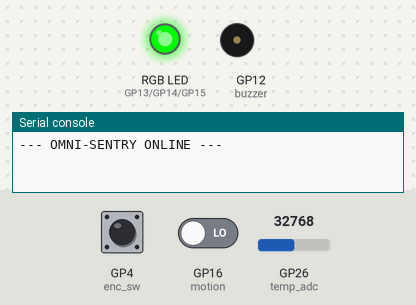
Bench run of a program on a simulated Raspberry Pi Pico running MicroPython. Parts: an RGB LED mixed from three pins (HIGH = lit), buzzer (waves = sounding), the last lines printed to the serial console. Dashed ring = blinking. The test bench sets the inputs (shaded band); at power-on: GP4 (enc_sw) HIGH, GP16 (motion) LOW, GP26 (temp_adc) = 32768 (analog values on the 0–65535 scale). Dim RGB values are drawn brighter than linear.

Above: at 0.8 s.
1.5 s: GP4 (enc_sw) pulled LOW for 0.15 s
At 2.11 s:
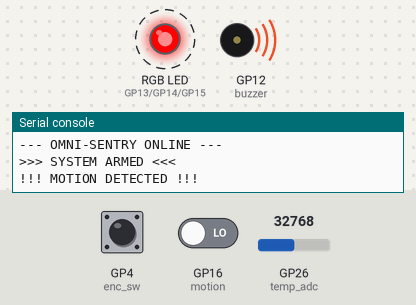
4.5 s: GP4 (enc_sw) pulled LOW for 1 s
At 5.52 s:
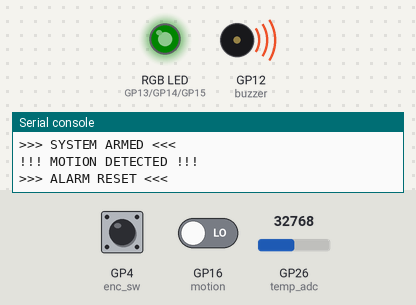
7.5 s: GP4 (enc_sw) pulled LOW for 0.15 s
At 7.56 s:
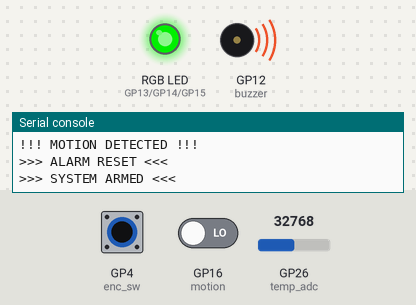
10.5 s: GP4 (enc_sw) pulsed LOW 5 times (0.12 s each, 0.3 s apart)
At 11.05 s:
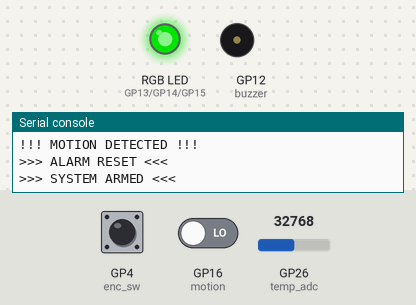
Timing chart, 0 to 14.5 s (numbered marks = the images above; inputs shaded):
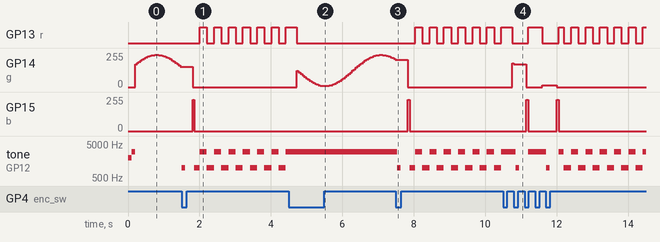

Measured:
- after the input at 1.5 s, GP13 (r): alternates HIGH for 0.20 s and LOW for 0.20 s, starting after 0.51 s; GP15 (b): 0/255 → 233/255 after 0.31 s, → 0/255 0.05 s later
- after the input at 4.5 s, tone on GP12 (buzzer): stops changing and stays 3000 Hz
- after the input at 7.5 s, GP13 (r): alternates HIGH for 0.20 s and LOW for 0.20 s, starting after 0.54 s; GP15 (b): 0/255 → 233/255 after 0.34 s, → 0/255 0.05 s later
- after the input at 10.5 s, GP14 (g): 0/255 → 169/255 after 0.25 s, → 0/255 0.40 s later, → 12/255 0.45 s later, → 0/255 0.40 s later; GP15 (b): alternates 233/255 for 0.05 s and 0/255 for 0.80 s, 4 changes in all, then stays 0/255, starting after 0.65 s

The program:

main.py
```python
# -----------------------------------------------------------------------------
# Capstone Project: The Omni-Sentry
# -----------------------------------------------------------------------------
# A multi-threaded security and environment monitoring system.
#
# WIRING MAP:
# [UI INPUT]  Rotary Encoder
# - CLK -> GP2
# - DT  -> GP3
# - SW  -> GP4
# - +   -> 3.3V
# - G   -> GND
#
# [UI OUTPUT] RGB LED (Common Cathode)
# - R   -> GP13
# - G   -> GP14
# - B   -> GP15
# - -   -> GND
#
# [AUDIO] Buzzer
# - S   -> GP12
# - -   -> GND
#
# [SENSORS]
# - Motion (IR/Vibration) -> GP16 (Digital)
# - Thermistor            -> GP26 (Analog 0)
# - Photoresistor         -> GP27 (Analog 1)
# -----------------------------------------------------------------------------

import machine
import time
import math

# --- HARDWARE CONFIGURATION ---
class HardwareConfig:
    # 1. UI Elements
    PIN_ENC_CLK = 2
    PIN_ENC_DT  = 3
    PIN_ENC_SW  = 4

    PIN_RGB_R   = 13
    PIN_RGB_G   = 14
    PIN_RGB_B   = 15

    PIN_BUZZER  = 12

    # 2. Sensors
    PIN_MOTION  = 16 # Active Low (0 = Trigger) usually
    PIN_TEMP    = 26
    PIN_LIGHT   = 27

    # 3. Tuning
    TEMP_BETA   = 3950
    LIGHT_THRESHOLD = 30000 # Below this is "Dark"

# --- SUBSYSTEM: I/O MANAGER ---
class IOManager:
    def __init__(self):
        # RGB LED
        self.r = machine.PWM(machine.Pin(HardwareConfig.PIN_RGB_R))
        self.g = machine.PWM(machine.Pin(HardwareConfig.PIN_RGB_G))
        self.b = machine.PWM(machine.Pin(HardwareConfig.PIN_RGB_B))
        self.r.freq(1000); self.g.freq(1000); self.b.freq(1000)

        # Buzzer
        self.buzzer = machine.PWM(machine.Pin(HardwareConfig.PIN_BUZZER))
        self.buzzer.duty_u16(0) # Silence

    def set_color(self, r_val, g_val, b_val):
        self.r.duty_u16(r_val)
        self.g.duty_u16(g_val)
        self.b.duty_u16(b_val)

    def beep(self, freq, duration):
        if freq > 0:
            self.buzzer.freq(freq)
            self.buzzer.duty_u16(32768)
        time.sleep(duration)
        self.buzzer.duty_u16(0)

# --- SUBSYSTEM: SENSOR ARRAY ---
class SensorArray:
    def __init__(self):
        self.motion = machine.Pin(HardwareConfig.PIN_MOTION, machine.Pin.IN)
        self.temp_adc = machine.ADC(HardwareConfig.PIN_TEMP)
        self.light_adc = machine.ADC(HardwareConfig.PIN_LIGHT)

    def check_motion(self):
        # Returns True if motion detected (Active Low assumed for KY-032/002)
        return self.motion.value() == 0

    def get_temp_c(self):
        raw = self.temp_adc.read_u16()
        if raw == 0 or raw == 65535: return 0

        # Steinhart-Hart Equation
        voltage = (raw / 65535) * 3.3
        try:
            r_therm = (10000 * voltage) / (3.3 - voltage)
            inv_t = (1/298.15) + (1/HardwareConfig.TEMP_BETA) * math.log(r_therm/10000)
            return (1/inv_t) - 273.15
        except:
            return 0

    def get_light_level(self):
        return self.light_adc.read_u16()

# --- MAIN CONTROLLER (STATE MACHINE) ---
class SystemController:
    STATE_IDLE  = 0
    STATE_ARMED = 1
    STATE_ALARM = 2

    def __init__(self):
        self.io = IOManager()
        self.sensors = SensorArray()
        self.state = self.STATE_IDLE

        # Rotary Encoder Logic needs Interrupts (Simplified here for readability)
        self.enc_sa = machine.Pin(HardwareConfig.PIN_ENC_CLK, machine.Pin.IN)
        self.enc_sb = machine.Pin(HardwareConfig.PIN_ENC_DT, machine.Pin.IN)
        self.enc_sw = machine.Pin(HardwareConfig.PIN_ENC_SW, machine.Pin.IN, machine.Pin.PULL_UP)
        self.btn_prev = 1

        print("--- OMNI-SENTRY ONLINE ---")
        self.io.beep(2000, 0.1) # Startup Chime
        self.io.beep(3000, 0.1)

    def update(self):
        # 1. Check User Input (Mode Switch)
        btn_now = self.enc_sw.value()
        if btn_now == 0 and self.btn_prev == 1:
            # Button Pressed -> Cycle State
            self.cycle_state()
            time.sleep(0.2) # Debounce
        self.btn_prev = btn_now

        # 2. Run State Logic
        if self.state == self.STATE_IDLE:
            self.run_idle()
        elif self.state == self.STATE_ARMED:
            self.run_sentry()
        elif self.state == self.STATE_ALARM:
            self.run_alarm()

        time.sleep(0.05) # Loop pacing

    def cycle_state(self):
        if self.state == self.STATE_ALARM:
            print(">>> ALARM RESET <<<")
            self.state = self.STATE_IDLE
        elif self.state == self.STATE_IDLE:
            print(">>> SYSTEM ARMED <<<")
            self.io.beep(1000, 0.1)
            self.state = self.STATE_ARMED
        elif self.state == self.STATE_ARMED:
            print(">>> SYSTEM STANDBY <<<")
            self.state = self.STATE_IDLE

    # --- STATE HANDLERS ---
    def run_idle(self):
        # Green Pulse (Breathing Effect)
        # Using a simple math.sin wave based on time
        now = time.ticks_ms() / 1000
        brightness = int(32000 + 30000 * math.sin(now * 2))
        self.io.set_color(0, brightness, 0) # Green

        # Monitor Environment passively
        temp = self.sensors.get_temp_c()
        # print(f"Idle.. Temp: {temp:.1f}C") # Optional debug

    def run_sentry(self):
        # Blue Steady Light
        self.io.set_color(0, 0, 60000)

        # 1. Check Motion
        if self.sensors.check_motion():
            print("!!! MOTION DETECTED !!!")
            self.state = self.STATE_ALARM
            return

        # 2. Check Dark/Light
        light = self.sensors.get_light_level()
        if light < HardwareConfig.LIGHT_THRESHOLD:
            # Too Dark? Turn on "Flashlight" (White LED mix)
            # We override the Blue sentry light temporarily
            self.io.set_color(20000, 20000, 20000)

    def run_alarm(self):
        # Red Strobe & Siren
        now = int(time.ticks_ms() / 200) # Fast toggle
        if now % 2 == 0:
            self.io.set_color(65535, 0, 0) # Red
            self.io.buzzer.freq(3000)
            self.io.buzzer.duty_u16(32768)
        else:
            self.io.set_color(0, 0, 0) # Off
            self.io.buzzer.freq(1000)
            self.io.buzzer.duty_u16(32768)

# --- ENTRY POINT ---
def main():
    sys = SystemController()

    while True:
        try:
            sys.update()
        except KeyboardInterrupt:
            # Safe Shutdown
            sys.io.set_color(0,0,0)
            sys.io.buzzer.duty_u16(0)
            print("\nOmni-Sentry Offline.")
            break

if __name__ == "__main__":
    main()
```
